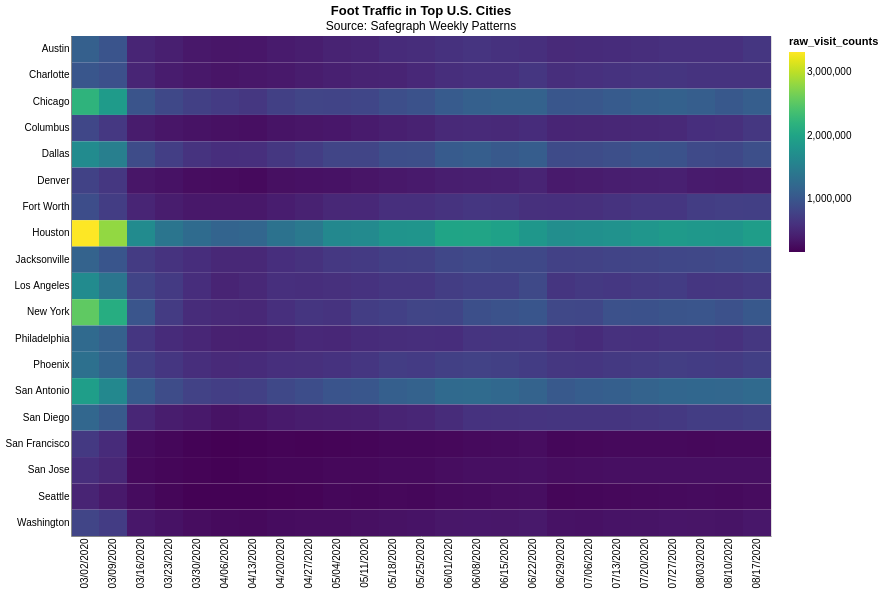

Source (Vega-Lite JSON):
### Vega-Lite specification from a JSON file in a GitHub repository (floating-point values rounded to 4 significant figures; data arrays with more than 128 entries replaced by an {"elided": "..."} marker saying what was removed)
{"config": {"view": {"continuousWidth": 400, "continuousHeight": 300}}, "data": {"name": "data-45be179c189501017d6ff0413e9fed0a"}, "mark": "rect", "encoding": {"color": {"type": "quantitative", "field": "raw_visit_counts", "scale": {"scheme": "viridis"}, "sort": "ascending"}, "tooltip": [{"type": "nominal", "field": "Date_format"}, {"type": "nominal", "field": "city"}, {"type": "quantitative", "field": "raw_visit_counts"}, {"type": "quantitative", "field": "visitsper1k"}], "x": {"type": "ordinal", "axis": {"ticks": false, "title": null}, "field": "Date_format"}, "y": {"type": "nominal", "axis": {"ticks": false, "title": null}, "field": "city"}}, "height": 500, "title": {"text": "Foot Traffic in Top U.S. Cities", "subtitle": "Source: Safegraph Weekly Patterns"}, "width": 700, "$schema": "https://vega.github.io/schema/vega-lite/v4.8.1.json", "datasets": {"data-45be179c189501017d6ff0413e9fed0a": {"elided": "475 records"}}}
